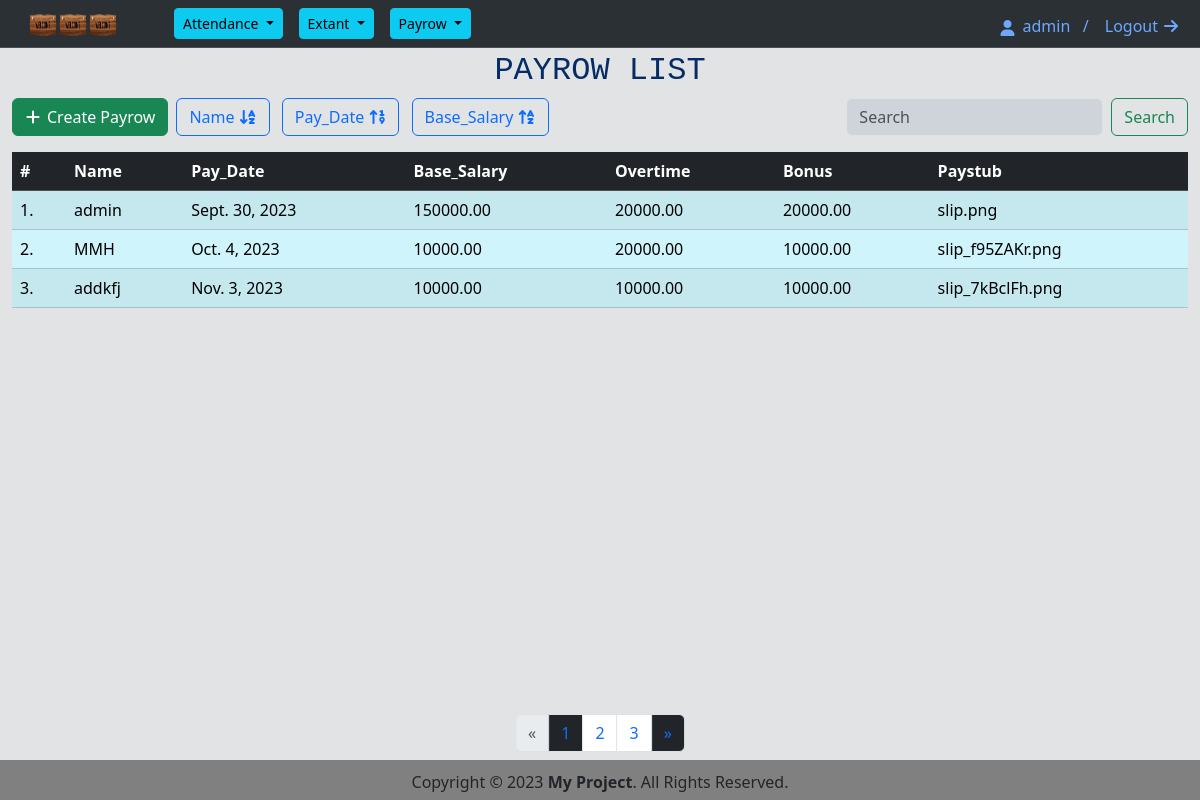
Page /payrow/list/ (signed in) on the committed database.
### payrow/models.py (models this page shows, shortened)
class Payrow(models.Model):
    name = models.CharField(max_length=30)
    pay_date = models.DateField()
    base_salary = models.DecimalField(max_digits=10, decimal_places=2)
    overtime = models.DecimalField(max_digits=10, decimal_places=2)
    bonus = models.DecimalField(max_digits=10, decimal_places=2)
    paystub = models.ImageField(default=None, blank=True)

### payrow/views.py (the view)
# urls.py: path('list/',views.payrow_list),
@login_required(login_url='login')
def payrow_list(request):
    if request.method == "GET":
        payrows = Payrow.objects.all()
        paginator = Paginator(payrows,3)
        page_number =request.GET.get('page')
        page_obj = paginator.get_page(page_number)
        return render(request,'payrowList.html',{'page_obj':page_obj})

### payrow/templates/payrowList.html (shortened to what this page needs)
{% extends 'base.html' %}
{% block title %} <h2>Payrow List</h2> {% endblock %}
{% block body %}
{% load static %}
<div class="container-fluid">
  <div class="float-end">
    <form class="d-flex" role="search" action="/payrow/search_by/">
      <input class="form-control me-2 bg-dark-subtle" type="text" name="search" placeholder="Search"
        aria-label="Search">
      <button class="btn btn-outline-success" type="submit">Search</button>
    </form>
  </div>
  <div class="float-start">
    <form class="form-inline" action="/payrow/order_by/">
      <button class="btn btn-success"><a class="dropdown-item icon-link icon-link-hover"
          style="--bs-icon-link-transform: translate3d(0, -.125rem, 0);" href="/payrow/create/">
          <i class="fa-solid fa-plus bi" aria-hidden="true"></i>
          Create Payrow</a></button>
  </div>
  <button class="btn btn-outline-primary ms-sm-2 {{ order_selected.name }}" type="submit" name="order" value="name">Name
    <i class="fas fa-sort-alpha-down" aria-hidden="true"></i>
  </button>
  <button class="btn btn-outline-primary ms-sm-2 {{ order_selected.pay_date }}" type="submit" name="order"
    value="pay_date">
    Pay_Date
    <i class="fas fa-sort-numeric-up" aria-hidden="true"></i>
  </button>
  <button class="btn btn-outline-primary ms-sm-2 {{ order_selected.base_salary }}" type="submit" name="order"
    value="base_salary">Base_Salary <i class="fas fa-sort-alpha-up" aria-hidden="true"></i>
  </button>
  <table class="table table-info table-hover table-striped">
    <thead class="table-dark">
      <tr>
        <th scope="col">#</th>
        <th scope="col">Name</th>
        <th scope="col">Pay_Date</th>
        <th scope="col">Base_Salary</th>
        <th scope="col">Overtime</th>
        <th scope="col">Bonus</th>
        <th scope="col">Paystub</th>
      </tr>
    </thead>
    <tbody>
      {% for payrow in page_obj %}
      <tr class="clickable" onclick="window.location='/payrow/detail/{{payrow.id}}/'">
        <td>{{ forloop.counter }}.</td>
        <td>{{ payrow.name }}</td>
        <td>{{ payrow.pay_date }}</td>
        <td>{{ payrow.base_salary }}</td>
        <td>{{ payrow.overtime }}</td>
        <td>{{ payrow.bonus }}</td>
        <td>{{payrow.paystub }}</td>
      </tr>
      {% endfor %}
    </tbody>
  </table>
  {% if page_obj.has_other_pages %}
  <nav aria-label="Page pagination" class="mb-4">
    <ul class="pagination justify-content-center position-absolute bottom-0 start-50 translate-middle-x mb-5">
      {% if page_obj.has_previous %}
      <li class="page-item">
        <a class="page-link bg-dark" href="?page={{ page_obj.previous_page_number }}" aria-label="Previous">
          <span aria-hidden="true">&laquo;</span></a>
      </li>
      {% else %}
      <li class="page-item disabled">
        <span class="page-link" aria-label="Previous"><span aria-hidden="true">&laquo;</span></span>
      </li>
      {% endif %}
      {% for page_num in page_obj.paginator.page_range %}
      {% if page_obj.number == page_num %}
      <li class="page-item">
        <span class="page-link bg-dark">
          {{ page_num }}
        </span>
      </li>
      {% else %}
      <li class="page-item">
        <a class="page-link" href="?page={{ page_num }}">{{ page_num }}</a>
      </li>
      {% endif %}
      {% endfor %}
      {% if page_obj.has_next %}
      <li class="page-item">
        <a class="page-link bg-dark" href="?page={{ page_obj.next_page_number }}" aria-label="Next">
          <span aria-hidden="true">&raquo;</span></a>
      </li>
      {% else %}
      <li class="page-item disabled">
        <span class="page-link" aria-label="Next"><span aria-hidden="true">&raquo;</span></span>
      </li>
      {% endif %}
    </ul>
  </nav>
{% endif %}
</div>
{% endblock %}

### templates/header.html (shortened to what this page needs)
<nav class="navbar navbar-expand-lg bg-body-tertiary border-bottom border-body" data-bs-theme="dark">
    <div class="container-fluid">
        <a class="ms-3" href="#">
            <img src="/static/logoimg.png"><img src="/static/logoimg.png"><img src="/static/logoimg.png">
        </a>
        {% if user.is_authenticated %}
        <div class="collapse navbar-collapse ms-2" id="navbarNav">
            <ul class="navbar-nav">
                <div class="btn-group ms-5">
                    <button type="button" class="btn btn-sm btn-info dropdown-toggle" data-bs-toggle="dropdown" aria-expanded="false">
                        Attendance
                    </button>
                </div>
                <div class="btn-group ms-3">
                    <button type="button" class="btn btn-sm btn-info dropdown-toggle" data-bs-toggle="dropdown" aria-expanded="false">
                        Extant
                    </button>
                </div>
                <div class="btn-group ms-3">
                    <button type="button" class="btn btn-sm btn-info dropdown-toggle" data-bs-toggle="dropdown" aria-expanded="false">
                        Payrow
                    </button>
                </div>
            </ul>
        </div>
        <div class="d-flex mt-1 me-2">
            <a href="#" class="text-decoration-none me-2 icon-link icon-link-hover" style="--bs-icon-link-transform: translate3d(0, -.125rem, 0);">
            <i class="fa-solid fa-user mt-1 bi" aria-hidden="true"></i>
            {{ user.username }} &nbsp;&nbsp;/</a>
            <a href="/logout" class="text-decoration-none ms-2 icon-link icon-link-hover">
                Logout<i class="fa-solid fa-arrow-right bi" aria-hidden="true"></i></a>
        </div>
        {% endif %}
    </div>
</nav>

### static/css/style.css (style rules this page uses)
img { width: 30px; height: 30px; }

### rows in the picture
Payrow: name "admin", pay_date "Sept. 30, 2023", base_salary "150000.00", overtime "20000.00", bonus "20000.00", paystub "slip.png"
Payrow: name "MMH", pay_date "Oct. 4, 2023", base_salary "10000.00", overtime "20000.00", bonus "10000.00", paystub "slip_f95ZAKr.png"
Payrow: name "addkfj", pay_date "Nov. 3, 2023", base_salary "10000.00", overtime "10000.00", bonus "10000.00", paystub "slip_7kBclFh.png"

### other values in the picture
{{ user.username }} "admin"
{{ page_num }} "1"
{{ page_num }} "2" "3"
